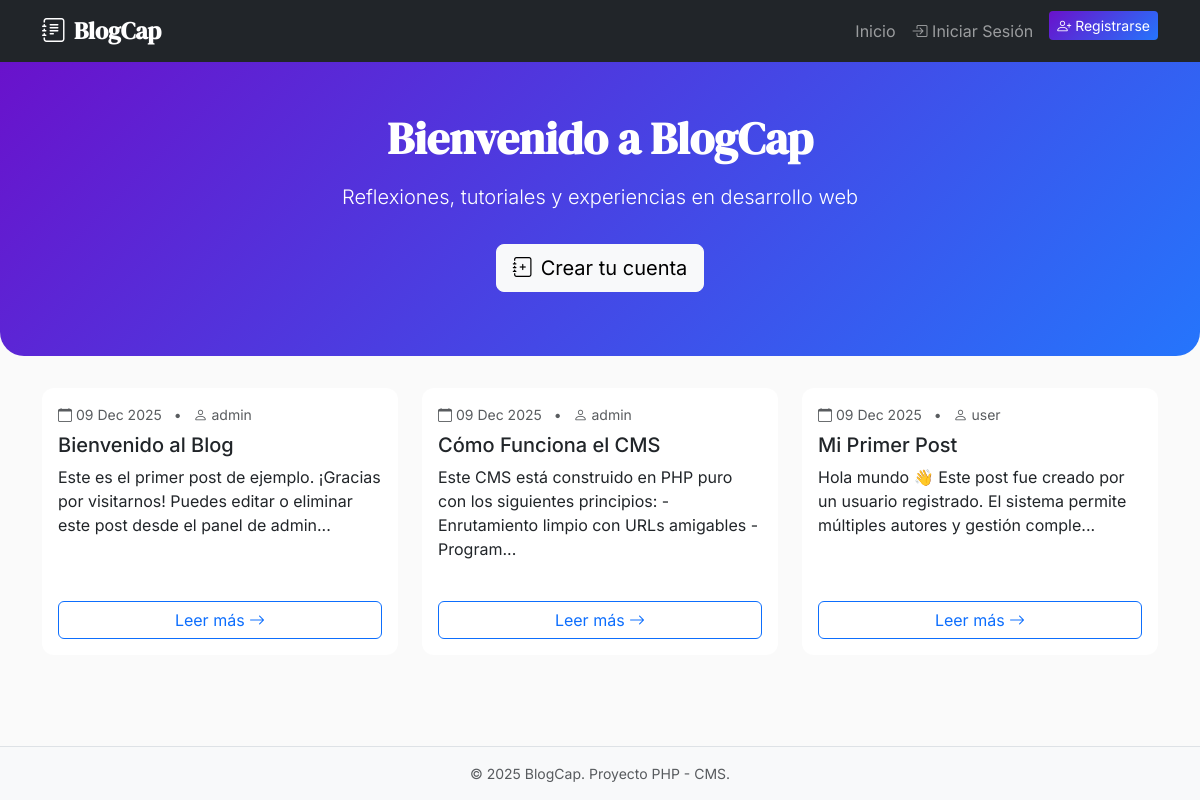
The app's page /, older data.
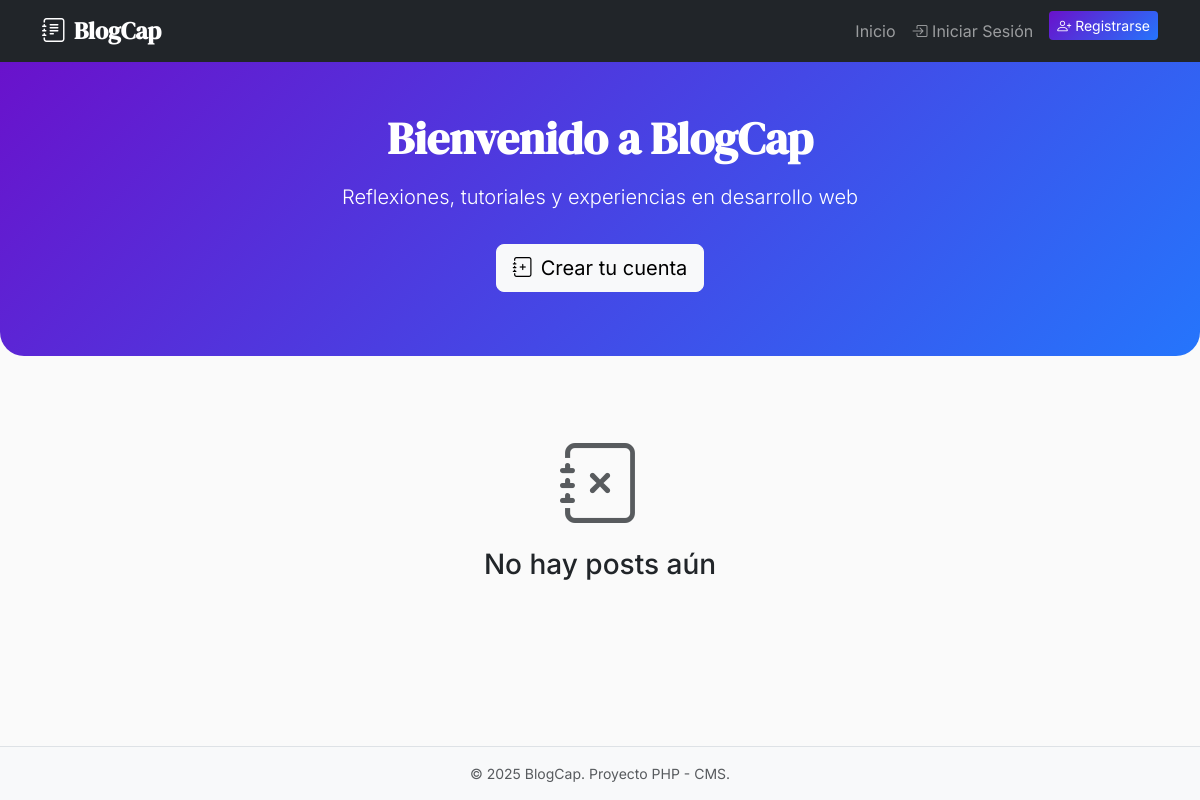
The same page, newer data.
### tables this page shows
CREATE TABLE IF NOT EXISTS `posts` (
  `id` int(11) NOT NULL AUTO_INCREMENT,
  `user_id` int(11) NOT NULL,
  `title` varchar(255) NOT NULL,
  `slug` varchar(255) NOT NULL UNIQUE,
  `content` text NOT NULL,
  `image_path` varchar(255) DEFAULT NULL,
  `published_at` timestamp DEFAULT CURRENT_TIMESTAMP,
  PRIMARY KEY (`id`),
  FOREIGN KEY (`user_id`) REFERENCES `users`(`id`) ON DELETE CASCADE
);

CREATE TABLE IF NOT EXISTS `users` (
  `id` int(11) NOT NULL AUTO_INCREMENT,
  `username` varchar(50) NOT NULL UNIQUE,
  `email` varchar(100) NOT NULL UNIQUE,
  `password` varchar(255) NOT NULL,
  `created_at` timestamp DEFAULT CURRENT_TIMESTAMP,
  PRIMARY KEY (`id`)
);

### src/Controllers/HomeController.php (called while the page is built, shortened)
<?php
class HomeController
{
    public function index(): void
    {
        $posts = Post::all();
        include __DIR__ . '/../Views/home.php';
        include __DIR__ . '/../Views/layouts/main.php';
    }
}

### public/index.php (called while the page is built, shortened)
<?php
require_once __DIR__ . '/../src/helpers.php';
$router = new Router();
$router->get('/', [HomeController::class, 'index']);
$router->get('/blog/{slug}', [PostController::class, 'show']);
$router->get('/login', [AuthController::class, 'showLogin']);
$router->post('/login', [AuthController::class, 'login']);
$router->get('/register', [AuthController::class, 'showRegister']);
$router->post('/register', [AuthController::class, 'register']);
$router->get('/logout', [AuthController::class, 'logout']);
$uri = parse_url($_SERVER['REQUEST_URI'], PHP_URL_PATH);
$method = $_SERVER['REQUEST_METHOD'];
$router->dispatch($uri, $method);

### src/Core/SessionManager.php (called while the page is built, shortened)
<?php
class SessionManager
{
    public static function isLoggedIn(): bool
    {
        return isset($_SESSION['logged_in']) && $_SESSION['logged_in'] === true;
    }
}

### src/helpers.php (called while the page is built, shortened)
<?php
function url(string $path): string
{
    $basePath = '/ProyectoPHP/public';
    $path = '/' . ltrim($path, '/');
    if ($path === '/' && $basePath !== '') {
        return $basePath;
    }
    return $basePath . $path;
}

### src/Models/Post.php (called while the page is built, shortened)
<?php
class Post
{
    private string $title;
    private string $slug;
    private string $content;
    private string $publishedAt;
    private string $authorName;
    public function __construct(
        int $id,
        int $userId,
        string $title,
        string $slug,
        string $content,
        ?string $imagePath = null,
        string $publishedAt = '',
        string $authorName = ''
    ) {
        $this->title = $title;
        $this->slug = $slug;
        $this->content = $content;
        $this->publishedAt = $publishedAt ?: date('Y-m-d H:i:s');
        $this->authorName = $authorName;
    }
    public function getTitle(): string
    {
        return $this->title;
    }
    public function getSlug(): string
    {
        return $this->slug;
    }
    public function getContent(): string
    {
        return $this->content;
    }
    public function getPublishedAt(): string
    {
        return $this->publishedAt;
    }
    public function getAuthorName(): string
    {
        return $this->authorName;
    }
    public static function all(): array
    {
        $pdo = Database::getConnection();
        $stmt = $pdo->query("
            SELECT posts.*, users.username as author_name
            FROM posts
            JOIN users ON posts.user_id = users.id
            ORDER BY published_at DESC
        ");
        $posts = [];
        while ($row = $stmt->fetch()) {
            $posts[] = new self(
                (int)$row['id'],
                (int)$row['user_id'],
                $row['title'],
                $row['slug'],
                $row['content'],
                $row['image_path'],
                $row['published_at'],
                $row['author_name']
            );
        }
        return $posts;
    }
}

### src/Views/home.php (the view, shortened to what this page needs)
<section class="hero">
    <div class="container text-center">
        <h1>Bienvenido a BlogCap</h1>
        <p class="lead mt-3">Reflexiones, tutoriales y experiencias en desarrollo web</p>
        <?php if (!\App\Core\SessionManager::isLoggedIn()): ?>
            <a href="<?= url('/register') ?>" class="btn btn-light btn-lg mt-3">
                <i class="bi bi-journal-plus me-2"></i>Crear tu cuenta
            </a>
        <?php endif; ?>
    </div>
</section>
<div class="container">
    <div class="row">
        <?php if (empty($posts)): ?>
            <div class="col-12">
                <div class="text-center py-5">
                    <i class="bi bi-journal-x display-1 text-muted"></i>
                    <h3 class="mt-3">No hay posts aún</h3>
                </div>
            </div>
        <?php else: ?>
            <?php foreach ($posts as $post): ?>
                <div class="col-md-6 col-lg-4 mb-4">
                    <div class="card post-card h-100">
                        <div class="card-body d-flex flex-column">
                            <small class="text-muted">
                                <i class="bi bi-calendar"></i> <?= date('d M Y', strtotime($post->getPublishedAt())) ?>
                                <span class="mx-2">•</span>
                                <i class="bi bi-person"></i> <?= htmlspecialchars($post->getAuthorName()) ?>
                            </small>
                            <h5 class="card-title mt-2"><?= htmlspecialchars($post->getTitle()) ?></h5>
                            <p class="card-text flex-grow-1">
                                <?= htmlspecialchars(substr(strip_tags($post->getContent()), 0, 120)) ?>...
                            </p>
                            <a href="<?= url('/blog/' . htmlspecialchars($post->getSlug())) ?>"
                                class="btn btn-outline-primary mt-auto">
                                Leer más <i class="bi bi-arrow-right"></i>
                            </a>
                        </div>
                    </div>
                </div>
            <?php endforeach; ?>
        <?php endif; ?>
    </div>
</div>

Row changes from the older to the newer data that the page shows:
removed posts: published_at "09 Dec 2025", user.username "admin", title "Bienvenido al Blog", content "Este es el primer post de ejemplo. ¡Gracias por visitarnos! Puedes editar o eliminar este post desde el panel de admin"
removed posts: published_at "09 Dec 2025", user.username "admin", title "Cómo Funciona el CMS", content "Este CMS está construido en PHP puro con los siguientes principios: - Enrutamiento limpio con URLs amigables - Program"
removed posts: published_at "09 Dec 2025", user.username "user", title "Mi Primer Post", content "Hola mundo 👋 Este post fue creado por un usuario registrado. El sistema permite múltiples autores y gestión comple"
Text that changed along with them:
text now shown: "No hay posts aún"
